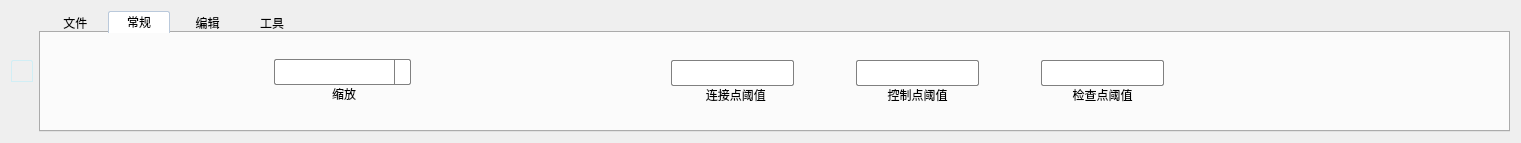
<?xml version="1.0" encoding="UTF-8"?>
<ui version="4.0">
 <class>CMenuBar</class>
 <widget class="QWidget" name="CMenuBar">
  <property name="geometry">
   <rect>
    <x>0</x>
    <y>0</y>
    <width>1521</width>
    <height>143</height>
   </rect>
  </property>
  <property name="windowTitle">
   <string>Form</string>
  </property>
  <layout class="QHBoxLayout" name="horizontalLayout">
   <item>
    <widget class="QPushButton" name="btn_Show_Hide">
     <property name="minimumSize">
      <size>
       <width>22</width>
       <height>22</height>
      </size>
     </property>
     <property name="maximumSize">
      <size>
       <width>22</width>
       <height>22</height>
      </size>
     </property>
     <property name="styleSheet">
      <string notr="true">#btn_Show_Hide{
	min-width:20px;
	max-width:20px;
	min-height:20px;
	max-height:20px;
}
#btn_Show_Hide{
	color:black;
	border: 1px solid rgb(209, 238, 245);
    border-top-left-radius: 2px;
    border-top-right-radius: 2px;
	background-color: qlineargradient(spread:pad, x1:0, y1:0, x2:0, y2:1, 
		stop:0 rgb(209, 238, 245), stop:0.5 rgb(209, 238, 245),stop:0.51 rgb(209, 238, 245), stop:1 rgb(209, 238, 245));
}
#btn_Show_Hide::hover{
	color:white;
	background-color: qlineargradient(spread:pad, x1:0, y1:0, x2:0, y2:1, 
		stop:0 #7BB2AA, stop:0.5 #477ECD,stop:0.51 #114EAA, stop:1 #80E1FF);
}
#btn_Show_Hide::pressed{
	color:white;
	background-color: qlineargradient(spread:pad, x1:0, y1:0, x2:0, y2:1, 
		stop:0 #467B88, stop:0.5 #2F63AE,stop:0.51 #1C43AA, stop:1 #358BC9);
}</string>
     </property>
     <property name="text">
      <string/>
     </property>
    </widget>
   </item>
   <item>
    <widget class="QTabWidget" name="tab_Tools">
     <property name="styleSheet">
      <string notr="true">#tab_Tools QTabBar::tab{
	min-width:60px;
	max-width:60px;
	min-height:20px;
	max-height:20px;
}
#tab_Tools QTabBar::tab {
	background: transparent;
	margin-left: 3px;
	margin-right: 3px;
}
#tab_Tools QTabBar::tab:selected, QTabBar::tab:hover {
    border-top-left-radius: 2px;
    border-top-right-radius: 2px;
}
#tab_Tools::tab-bar {
 	border: 1px solid #BAC9DB;
}
#tab_Tools QTabBar::tab:selected{
	border: 1px solid #BAC9DB;
	background: white;
    border-bottom-color: #FFFFFF;
}
#tab_Tools QTabBar::tab:hover:!selected{
	border: 1px solid #ECBC3D;
}
#tab_Tools QTabBar::tab:!selected {
    margin-top: 1px; 
}
#tab_Tools QGroupBox{
	border-left: 1px solid gray;
	border-top: 1px solid gray;
}
 
#tab_Tools QGroupBox::title {
	color: #738399;
    subcontrol-position: bottom center; 
}</string>
     </property>
     <property name="currentIndex">
      <number>1</number>
     </property>
     <widget class="QWidget" name="tab_page00_file">
      <attribute name="title">
       <string>  文件</string>
      </attribute>
      <layout class="QHBoxLayout" name="horizontalLayout_8">
       <property name="spacing">
        <number>2</number>
       </property>
       <property name="leftMargin">
        <number>2</number>
       </property>
       <property name="topMargin">
        <number>2</number>
       </property>
       <property name="rightMargin">
        <number>2</number>
       </property>
       <property name="bottomMargin">
        <number>2</number>
       </property>
       <item>
        <layout class="QHBoxLayout" name="horizontalLayout_3">
         <item>
          <widget class="CPicTextLabel" name="PixTxt_Lab_NewFile" native="true">
           <property name="minimumSize">
            <size>
             <width>50</width>
             <height>70</height>
            </size>
           </property>
           <property name="maximumSize">
            <size>
             <width>50</width>
             <height>70</height>
            </size>
           </property>
           <property name="font">
            <font>
             <family>苹方 中等</family>
            </font>
           </property>
          </widget>
         </item>
         <item>
          <widget class="CPicTextLabel" name="PixTxt_Lab_OpenFile" native="true">
           <property name="minimumSize">
            <size>
             <width>50</width>
             <height>70</height>
            </size>
           </property>
           <property name="maximumSize">
            <size>
             <width>50</width>
             <height>70</height>
            </size>
           </property>
           <property name="font">
            <font>
             <family>苹方 中等</family>
            </font>
           </property>
          </widget>
         </item>
         <item>
          <widget class="CPicTextLabel" name="PixTxt_Lab_SaveFile" native="true">
           <property name="minimumSize">
            <size>
             <width>50</width>
             <height>70</height>
            </size>
           </property>
           <property name="maximumSize">
            <size>
             <width>50</width>
             <height>70</height>
            </size>
           </property>
           <property name="font">
            <font>
             <family>苹方 中等</family>
            </font>
           </property>
          </widget>
         </item>
         <item>
          <widget class="CPicTextLabel" name="PixTxt_Lab_SaveFileAs" native="true">
           <property name="minimumSize">
            <size>
             <width>50</width>
             <height>70</height>
            </size>
           </property>
           <property name="maximumSize">
            <size>
             <width>50</width>
             <height>70</height>
            </size>
           </property>
           <property name="font">
            <font>
             <family>苹方 中等</family>
            </font>
           </property>
          </widget>
         </item>
         <item>
          <widget class="CPicTextLabel" name="PixTxt_Lab_PrintFile" native="true">
           <property name="minimumSize">
            <size>
             <width>50</width>
             <height>70</height>
            </size>
           </property>
           <property name="maximumSize">
            <size>
             <width>50</width>
             <height>70</height>
            </size>
           </property>
           <property name="font">
            <font>
             <family>苹方 中等</family>
            </font>
           </property>
          </widget>
         </item>
         <item>
          <widget class="CPicTextLabel" name="PixTxt_Lab_HelpOption" native="true">
           <property name="minimumSize">
            <size>
             <width>50</width>
             <height>70</height>
            </size>
           </property>
           <property name="maximumSize">
            <size>
             <width>50</width>
             <height>70</height>
            </size>
           </property>
           <property name="font">
            <font>
             <family>苹方 中等</family>
            </font>
           </property>
          </widget>
         </item>
         <item>
          <widget class="CPicTextLabel" name="PixTxt_Lab_ExitExe" native="true">
           <property name="minimumSize">
            <size>
             <width>50</width>
             <height>70</height>
            </size>
           </property>
           <property name="maximumSize">
            <size>
             <width>50</width>
             <height>70</height>
            </size>
           </property>
           <property name="font">
            <font>
             <family>苹方 中等</family>
            </font>
           </property>
          </widget>
         </item>
         <item>
          <spacer name="horizontalSpacer_3">
           <property name="orientation">
            <enum>Qt::Horizontal</enum>
           </property>
           <property name="sizeHint" stdset="0">
            <size>
             <width>40</width>
             <height>20</height>
            </size>
           </property>
          </spacer>
         </item>
        </layout>
       </item>
      </layout>
     </widget>
     <widget class="QWidget" name="tab_page01_start">
      <attribute name="title">
       <string>常规</string>
      </attribute>
      <layout class="QHBoxLayout" name="horizontalLayout_2">
       <item>
        <widget class="CPicTextLabel" name="PixTxt_Lab_Select" native="true">
         <property name="minimumSize">
          <size>
           <width>50</width>
           <height>70</height>
          </size>
         </property>
         <property name="maximumSize">
          <size>
           <width>50</width>
           <height>70</height>
          </size>
         </property>
         <property name="font">
          <font>
           <family>苹方 中等</family>
          </font>
         </property>
        </widget>
       </item>
       <item>
        <widget class="CPicTextLabel" name="PixTxt_Lab_Grab" native="true">
         <property name="minimumSize">
          <size>
           <width>50</width>
           <height>70</height>
          </size>
         </property>
         <property name="maximumSize">
          <size>
           <width>50</width>
           <height>70</height>
          </size>
         </property>
         <property name="font">
          <font>
           <family>苹方 中等</family>
          </font>
         </property>
        </widget>
       </item>
       <item>
        <widget class="CPicTextLabel" name="PixTxt_Lab_Del_GroundPoint" native="true">
         <property name="minimumSize">
          <size>
           <width>50</width>
           <height>70</height>
          </size>
         </property>
         <property name="maximumSize">
          <size>
           <width>50</width>
           <height>70</height>
          </size>
         </property>
         <property name="font">
          <font>
           <family>苹方 中等</family>
          </font>
         </property>
        </widget>
       </item>
       <item>
        <widget class="CPicTextLabel" name="PixTxt_Lab_MovePoint" native="true">
         <property name="minimumSize">
          <size>
           <width>50</width>
           <height>70</height>
          </size>
         </property>
         <property name="maximumSize">
          <size>
           <width>50</width>
           <height>70</height>
          </size>
         </property>
         <property name="font">
          <font>
           <family>苹方 中等</family>
          </font>
         </property>
        </widget>
       </item>
       <item>
        <layout class="QVBoxLayout" name="verticalLayout">
         <property name="spacing">
          <number>0</number>
         </property>
         <item>
          <spacer name="verticalSpacer">
           <property name="orientation">
            <enum>Qt::Vertical</enum>
           </property>
           <property name="sizeHint" stdset="0">
            <size>
             <width>20</width>
             <height>40</height>
            </size>
           </property>
          </spacer>
         </item>
         <item>
          <widget class="QComboBox" name="comb_Scale">
           <property name="minimumSize">
            <size>
             <width>123</width>
             <height>26</height>
            </size>
           </property>
           <property name="maximumSize">
            <size>
             <width>16777215</width>
             <height>16777215</height>
            </size>
           </property>
           <property name="styleSheet">
            <string notr="true">QComboBox {
    /* 边框宽度,线条样式,颜色 */
    border:1px solid gray;

    /* 倒角 */
    border-radius:2px;

    /* 内边框 */
    padding:1px 28px 1px 3px;

    min-width:90px;
    min-height:22px;
}

QComboBox:editable {
    background:green;
}

/* 渐变色:从左到右,黑白渐变 */
/*QComboBox:!editable,QComboBox::drop-down:editable { */
/*    background:qlineargradient(x1:0, y1:0, x2:1, y2:0, */
/*                               stop:0 rgb(0,0,0), stop:1 rgb(255,255,255)); */
/*} */

/* 当下拉框打开时,背景颜色渐变 */
/*QComboBox:!editable:on, QComboBox::drop-down:editable:on { */
/*    background: qlineargradient(x1: 0, y1: 0, x2: 1, y2: 0, */
/*                                stop: 0 #D3D3D3, stop: 0.4 #D8D8D8, */
/*                                stop: 0.5 #DDDDDD, stop: 1.0 #BBBBBB); */
/*} */

/* 当下拉框打开时, 移动显示框文本位置*/
QComboBox:on {
    padding-top: 3px;
    padding-left: 4px;
}


/* 下拉按钮 */
QComboBox::drop-down {

    /* 按钮位置,右上角 */
    subcontrol-position: top right;

    /* 按钮宽度 */
    width: 15px;

    /* 一条边框线控制 */
    border-left-width: 1px;
    border-left-color: gray;
    border-left-style: solid;

    /* 倒角 */
    border-top-right-radius: 3px;
    border-bottom-right-radius: 3px;
}

/* 下拉按钮图片 */
QComboBox::down-arrow {
    border-image: url(D:/QT_CODE_PRJ/SuperXView02/Res/ImgMenuBar/scale_01.png);
}

/* 下拉列表里的颜色 */
QComboBox QAbstractItemView {
    border: 2px solid darkgray;
    selection-background-color: green;
}
QComboBox::hover{
	color:black;
	background-color: rgb(235, 235, 235);
}</string>
           </property>
           <property name="currentText">
            <string/>
           </property>
          </widget>
         </item>
         <item>
          <widget class="QLabel" name="label_Comb_Scale">
           <property name="styleSheet">
            <string notr="true"/>
           </property>
           <property name="frameShape">
            <enum>QFrame::NoFrame</enum>
           </property>
           <property name="lineWidth">
            <number>0</number>
           </property>
           <property name="text">
            <string> 缩放</string>
           </property>
           <property name="alignment">
            <set>Qt::AlignCenter</set>
           </property>
          </widget>
         </item>
         <item>
          <spacer name="verticalSpacer_2">
           <property name="orientation">
            <enum>Qt::Vertical</enum>
           </property>
           <property name="sizeHint" stdset="0">
            <size>
             <width>20</width>
             <height>40</height>
            </size>
           </property>
          </spacer>
         </item>
        </layout>
       </item>
       <item>
        <widget class="CPicTextLabel" name="PixTxt_Lab_Chunk_Property" native="true">
         <property name="minimumSize">
          <size>
           <width>80</width>
           <height>70</height>
          </size>
         </property>
         <property name="maximumSize">
          <size>
           <width>80</width>
           <height>70</height>
          </size>
         </property>
         <property name="font">
          <font>
           <family>苹方 中等</family>
          </font>
         </property>
        </widget>
       </item>
       <item>
        <widget class="CPicTextLabel" name="PixTxt_Lab_ResidualInfo" native="true">
         <property name="minimumSize">
          <size>
           <width>50</width>
           <height>70</height>
          </size>
         </property>
         <property name="maximumSize">
          <size>
           <width>50</width>
           <height>70</height>
          </size>
         </property>
         <property name="font">
          <font>
           <family>苹方 中等</family>
          </font>
         </property>
        </widget>
       </item>
       <item>
        <widget class="CPicTextLabel" name="PixTxt_Lab_Residual_SaveFile" native="true">
         <property name="minimumSize">
          <size>
           <width>50</width>
           <height>70</height>
          </size>
         </property>
         <property name="maximumSize">
          <size>
           <width>50</width>
           <height>70</height>
          </size>
         </property>
         <property name="font">
          <font>
           <family>苹方 中等</family>
          </font>
         </property>
        </widget>
       </item>
       <item>
        <widget class="CPicTextLabel" name="PixTxt_Lab_Residual_LianJie_Filter" native="true">
         <property name="minimumSize">
          <size>
           <width>50</width>
           <height>70</height>
          </size>
         </property>
         <property name="maximumSize">
          <size>
           <width>50</width>
           <height>70</height>
          </size>
         </property>
         <property name="font">
          <font>
           <family>苹方 中等</family>
          </font>
         </property>
        </widget>
       </item>
       <item>
        <layout class="QVBoxLayout" name="verticalLayout_5">
         <property name="spacing">
          <number>0</number>
         </property>
         <item>
          <spacer name="verticalSpacer_5">
           <property name="orientation">
            <enum>Qt::Vertical</enum>
           </property>
           <property name="sizeHint" stdset="0">
            <size>
             <width>17</width>
             <height>13</height>
            </size>
           </property>
          </spacer>
         </item>
         <item>
          <widget class="QLineEdit" name="lineEdit_Residual_Threshold_LianJie">
           <property name="maximumSize">
            <size>
             <width>123</width>
             <height>16777215</height>
            </size>
           </property>
           <property name="styleSheet">
            <string notr="true">QLineEdit {
    /* 边框宽度,线条样式,颜色 */
    border:1px solid gray;

    /* 倒角 */
    border-radius:2px;

    /* 内边框 */
    padding:1px 28px 1px 3px;

    min-width:90px;
    min-height:22px;
}

QLineEdit:editable {
    background:green;
}

/* 渐变色:从左到右,黑白渐变 */
/*QComboBox:!editable,QComboBox::drop-down:editable { */
/*    background:qlineargradient(x1:0, y1:0, x2:1, y2:0, */
/*                               stop:0 rgb(0,0,0), stop:1 rgb(255,255,255)); */
/*} */

/* 当下拉框打开时,背景颜色渐变 */
/*QComboBox:!editable:on, QComboBox::drop-down:editable:on { */
/*    background: qlineargradient(x1: 0, y1: 0, x2: 1, y2: 0, */
/*                                stop: 0 #D3D3D3, stop: 0.4 #D8D8D8, */
/*                                stop: 0.5 #DDDDDD, stop: 1.0 #BBBBBB); */
/*} */

/* 当下拉框打开时, 移动显示框文本位置*/
QLineEdit:on {
    padding-top: 3px;
    padding-left: 4px;
}

QLineEdit::hover{
	color:black;
	background-color: rgb(235, 235, 235);
}</string>
           </property>
          </widget>
         </item>
         <item>
          <widget class="QLabel" name="label_Residual_Threshold">
           <property name="styleSheet">
            <string notr="true"/>
           </property>
           <property name="frameShape">
            <enum>QFrame::NoFrame</enum>
           </property>
           <property name="lineWidth">
            <number>0</number>
           </property>
           <property name="text">
            <string>  连接点阈值</string>
           </property>
           <property name="alignment">
            <set>Qt::AlignCenter</set>
           </property>
          </widget>
         </item>
         <item>
          <spacer name="verticalSpacer_6">
           <property name="orientation">
            <enum>Qt::Vertical</enum>
           </property>
           <property name="sizeHint" stdset="0">
            <size>
             <width>17</width>
             <height>13</height>
            </size>
           </property>
          </spacer>
         </item>
        </layout>
       </item>
       <item>
        <widget class="CPicTextLabel" name="PixTxt_Lab_Residual_Control_Filter" native="true">
         <property name="minimumSize">
          <size>
           <width>50</width>
           <height>70</height>
          </size>
         </property>
         <property name="maximumSize">
          <size>
           <width>50</width>
           <height>70</height>
          </size>
         </property>
         <property name="font">
          <font>
           <family>苹方 中等</family>
          </font>
         </property>
        </widget>
       </item>
       <item>
        <layout class="QVBoxLayout" name="verticalLayout_8">
         <property name="spacing">
          <number>0</number>
         </property>
         <item>
          <spacer name="verticalSpacer_7">
           <property name="orientation">
            <enum>Qt::Vertical</enum>
           </property>
           <property name="sizeHint" stdset="0">
            <size>
             <width>17</width>
             <height>13</height>
            </size>
           </property>
          </spacer>
         </item>
         <item>
          <widget class="QLineEdit" name="lineEdit_Residual_Threshold_Control">
           <property name="maximumSize">
            <size>
             <width>123</width>
             <height>16777215</height>
            </size>
           </property>
           <property name="styleSheet">
            <string notr="true">QLineEdit {
    /* 边框宽度,线条样式,颜色 */
    border:1px solid gray;

    /* 倒角 */
    border-radius:2px;

    /* 内边框 */
    padding:1px 28px 1px 3px;

    min-width:90px;
    min-height:22px;
}

QLineEdit:editable {
    background:green;
}

/* 渐变色:从左到右,黑白渐变 */
/*QComboBox:!editable,QComboBox::drop-down:editable { */
/*    background:qlineargradient(x1:0, y1:0, x2:1, y2:0, */
/*                               stop:0 rgb(0,0,0), stop:1 rgb(255,255,255)); */
/*} */

/* 当下拉框打开时,背景颜色渐变 */
/*QComboBox:!editable:on, QComboBox::drop-down:editable:on { */
/*    background: qlineargradient(x1: 0, y1: 0, x2: 1, y2: 0, */
/*                                stop: 0 #D3D3D3, stop: 0.4 #D8D8D8, */
/*                                stop: 0.5 #DDDDDD, stop: 1.0 #BBBBBB); */
/*} */

/* 当下拉框打开时, 移动显示框文本位置*/
QLineEdit:on {
    padding-top: 3px;
    padding-left: 4px;
}

QLineEdit::hover{
	color:black;
	background-color: rgb(235, 235, 235);
}</string>
           </property>
          </widget>
         </item>
         <item>
          <widget class="QLabel" name="label_Residual_Threshold_2">
           <property name="styleSheet">
            <string notr="true"/>
           </property>
           <property name="frameShape">
            <enum>QFrame::NoFrame</enum>
           </property>
           <property name="lineWidth">
            <number>0</number>
           </property>
           <property name="text">
            <string>控制点阈值</string>
           </property>
           <property name="alignment">
            <set>Qt::AlignCenter</set>
           </property>
          </widget>
         </item>
         <item>
          <spacer name="verticalSpacer_8">
           <property name="orientation">
            <enum>Qt::Vertical</enum>
           </property>
           <property name="sizeHint" stdset="0">
            <size>
             <width>17</width>
             <height>13</height>
            </size>
           </property>
          </spacer>
         </item>
        </layout>
       </item>
       <item>
        <widget class="CPicTextLabel" name="PixTxt_Lab_Residual_Check_Filter" native="true">
         <property name="minimumSize">
          <size>
           <width>50</width>
           <height>70</height>
          </size>
         </property>
         <property name="maximumSize">
          <size>
           <width>50</width>
           <height>70</height>
          </size>
         </property>
         <property name="font">
          <font>
           <family>苹方 中等</family>
          </font>
         </property>
        </widget>
       </item>
       <item>
        <layout class="QVBoxLayout" name="verticalLayout_9">
         <property name="spacing">
          <number>0</number>
         </property>
         <item>
          <spacer name="verticalSpacer_9">
           <property name="orientation">
            <enum>Qt::Vertical</enum>
           </property>
           <property name="sizeHint" stdset="0">
            <size>
             <width>17</width>
             <height>13</height>
            </size>
           </property>
          </spacer>
         </item>
         <item>
          <widget class="QLineEdit" name="lineEdit_Residual_Threshold_Check">
           <property name="maximumSize">
            <size>
             <width>123</width>
             <height>16777215</height>
            </size>
           </property>
           <property name="styleSheet">
            <string notr="true">QLineEdit {
    /* 边框宽度,线条样式,颜色 */
    border:1px solid gray;

    /* 倒角 */
    border-radius:2px;

    /* 内边框 */
    padding:1px 28px 1px 3px;

    min-width:90px;
    min-height:22px;
}

QLineEdit:editable {
    background:green;
}

/* 渐变色:从左到右,黑白渐变 */
/*QComboBox:!editable,QComboBox::drop-down:editable { */
/*    background:qlineargradient(x1:0, y1:0, x2:1, y2:0, */
/*                               stop:0 rgb(0,0,0), stop:1 rgb(255,255,255)); */
/*} */

/* 当下拉框打开时,背景颜色渐变 */
/*QComboBox:!editable:on, QComboBox::drop-down:editable:on { */
/*    background: qlineargradient(x1: 0, y1: 0, x2: 1, y2: 0, */
/*                                stop: 0 #D3D3D3, stop: 0.4 #D8D8D8, */
/*                                stop: 0.5 #DDDDDD, stop: 1.0 #BBBBBB); */
/*} */

/* 当下拉框打开时, 移动显示框文本位置*/
QLineEdit:on {
    padding-top: 3px;
    padding-left: 4px;
}

QLineEdit::hover{
	color:black;
	background-color: rgb(235, 235, 235);
}</string>
           </property>
          </widget>
         </item>
         <item>
          <widget class="QLabel" name="label_Residual_Threshold_3">
           <property name="styleSheet">
            <string notr="true"/>
           </property>
           <property name="frameShape">
            <enum>QFrame::NoFrame</enum>
           </property>
           <property name="lineWidth">
            <number>0</number>
           </property>
           <property name="text">
            <string>检查点阈值</string>
           </property>
           <property name="alignment">
            <set>Qt::AlignCenter</set>
           </property>
          </widget>
         </item>
         <item>
          <spacer name="verticalSpacer_10">
           <property name="orientation">
            <enum>Qt::Vertical</enum>
           </property>
           <property name="sizeHint" stdset="0">
            <size>
             <width>17</width>
             <height>13</height>
            </size>
           </property>
          </spacer>
         </item>
        </layout>
       </item>
       <item>
        <widget class="CPicTextLabel" name="PixTxt_Lab_TransTo_CheckPoint" native="true">
         <property name="minimumSize">
          <size>
           <width>50</width>
           <height>70</height>
          </size>
         </property>
         <property name="maximumSize">
          <size>
           <width>50</width>
           <height>70</height>
          </size>
         </property>
         <property name="font">
          <font>
           <family>苹方 中等</family>
          </font>
         </property>
        </widget>
       </item>
       <item>
        <widget class="CPicTextLabel" name="PixTxt_Lab_TransTo_ControlPoint" native="true">
         <property name="minimumSize">
          <size>
           <width>50</width>
           <height>70</height>
          </size>
         </property>
         <property name="maximumSize">
          <size>
           <width>50</width>
           <height>70</height>
          </size>
         </property>
         <property name="font">
          <font>
           <family>苹方 中等</family>
          </font>
         </property>
        </widget>
       </item>
       <item>
        <widget class="CPicTextLabel" name="PixTxt_Lab_Show_PAN_Tif" native="true">
         <property name="minimumSize">
          <size>
           <width>50</width>
           <height>70</height>
          </size>
         </property>
         <property name="maximumSize">
          <size>
           <width>50</width>
           <height>70</height>
          </size>
         </property>
         <property name="font">
          <font>
           <family>苹方 中等</family>
          </font>
         </property>
        </widget>
       </item>
       <item>
        <spacer name="horizontalSpacer">
         <property name="orientation">
          <enum>Qt::Horizontal</enum>
         </property>
         <property name="sizeHint" stdset="0">
          <size>
           <width>170</width>
           <height>20</height>
          </size>
         </property>
        </spacer>
       </item>
      </layout>
     </widget>
     <widget class="QWidget" name="tab_page02_edit">
      <attribute name="title">
       <string> 编辑</string>
      </attribute>
      <widget class="QPushButton" name="btn_Select_MapFile">
       <property name="geometry">
        <rect>
         <x>360</x>
         <y>40</y>
         <width>101</width>
         <height>31</height>
        </rect>
       </property>
       <property name="text">
        <string>PushButton</string>
       </property>
      </widget>
      <widget class="QWidget" name="layoutWidget">
       <property name="geometry">
        <rect>
         <x>10</x>
         <y>0</y>
         <width>135</width>
         <height>77</height>
        </rect>
       </property>
       <layout class="QVBoxLayout" name="verticalLayout_3">
        <item>
         <widget class="QLineEdit" name="lineEdit_Pt1_X"/>
        </item>
        <item>
         <widget class="QLineEdit" name="lineEdit_Pt1_Y"/>
        </item>
        <item>
         <widget class="QPushButton" name="btn_Select_Pt1">
          <property name="text">
           <string>SelectPt1</string>
          </property>
         </widget>
        </item>
       </layout>
      </widget>
      <widget class="QWidget" name="layoutWidget_2">
       <property name="geometry">
        <rect>
         <x>150</x>
         <y>0</y>
         <width>135</width>
         <height>77</height>
        </rect>
       </property>
       <layout class="QVBoxLayout" name="verticalLayout_4">
        <item>
         <widget class="QLineEdit" name="lineEdit_Pt2_X"/>
        </item>
        <item>
         <widget class="QLineEdit" name="lineEdit_Pt2_Y"/>
        </item>
        <item>
         <widget class="QPushButton" name="btn_Select_Pt2">
          <property name="text">
           <string>SelectPt2</string>
          </property>
         </widget>
        </item>
       </layout>
      </widget>
      <widget class="QLineEdit" name="lineEdit_MapFile">
       <property name="geometry">
        <rect>
         <x>290</x>
         <y>10</y>
         <width>241</width>
         <height>20</height>
        </rect>
       </property>
      </widget>
      <widget class="QPushButton" name="bnt_FindPath">
       <property name="geometry">
        <rect>
         <x>460</x>
         <y>40</y>
         <width>75</width>
         <height>31</height>
        </rect>
       </property>
       <property name="text">
        <string>StartFind</string>
       </property>
      </widget>
      <widget class="QPushButton" name="btn_SelectPointSwitch">
       <property name="geometry">
        <rect>
         <x>300</x>
         <y>40</y>
         <width>51</width>
         <height>31</height>
        </rect>
       </property>
       <property name="text">
        <string>Switch</string>
       </property>
      </widget>
      <widget class="QPushButton" name="btn_TestFilterPoint">
       <property name="geometry">
        <rect>
         <x>560</x>
         <y>40</y>
         <width>111</width>
         <height>23</height>
        </rect>
       </property>
       <property name="text">
        <string>TestFilterPoint</string>
       </property>
      </widget>
      <widget class="QLineEdit" name="lineEdit_TestFilterPoint">
       <property name="geometry">
        <rect>
         <x>550</x>
         <y>10</y>
         <width>133</width>
         <height>20</height>
        </rect>
       </property>
      </widget>
     </widget>
     <widget class="QWidget" name="tab_page03_tool">
      <attribute name="title">
       <string>工具</string>
      </attribute>
      <layout class="QHBoxLayout" name="horizontalLayout_7">
       <property name="spacing">
        <number>2</number>
       </property>
       <property name="leftMargin">
        <number>2</number>
       </property>
       <property name="topMargin">
        <number>2</number>
       </property>
       <property name="rightMargin">
        <number>2</number>
       </property>
       <property name="bottomMargin">
        <number>2</number>
       </property>
       <item>
        <layout class="QHBoxLayout" name="horizontalLayout_6">
         <item>
          <layout class="QVBoxLayout" name="verticalLayout_2">
           <item>
            <spacer name="verticalSpacer_3">
             <property name="orientation">
              <enum>Qt::Vertical</enum>
             </property>
             <property name="sizeHint" stdset="0">
              <size>
               <width>20</width>
               <height>40</height>
              </size>
             </property>
            </spacer>
           </item>
           <item>
            <layout class="QHBoxLayout" name="horizontalLayout_4">
             <property name="spacing">
              <number>0</number>
             </property>
             <item>
              <widget class="QLineEdit" name="lineEdit_DemImgFullPath">
               <property name="minimumSize">
                <size>
                 <width>123</width>
                 <height>26</height>
                </size>
               </property>
               <property name="maximumSize">
                <size>
                 <width>250</width>
                 <height>16777215</height>
                </size>
               </property>
               <property name="styleSheet">
                <string notr="true">QLineEdit {
    /* 边框宽度,线条样式,颜色 */
    border:1px solid gray;

    /* 倒角 */
    border-radius:2px;

    /* 内边框 */
    padding:1px 28px 1px 3px;

    min-width:90px;
    min-height:22px;
}

QLineEdit:editable {
    background:green;
}

/* 渐变色:从左到右,黑白渐变 */
/*QComboBox:!editable,QComboBox::drop-down:editable { */
/*    background:qlineargradient(x1:0, y1:0, x2:1, y2:0, */
/*                               stop:0 rgb(0,0,0), stop:1 rgb(255,255,255)); */
/*} */

/* 当下拉框打开时,背景颜色渐变 */
/*QComboBox:!editable:on, QComboBox::drop-down:editable:on { */
/*    background: qlineargradient(x1: 0, y1: 0, x2: 1, y2: 0, */
/*                                stop: 0 #D3D3D3, stop: 0.4 #D8D8D8, */
/*                                stop: 0.5 #DDDDDD, stop: 1.0 #BBBBBB); */
/*} */

/* 当下拉框打开时, 移动显示框文本位置*/
QLineEdit:on {
    padding-top: 3px;
    padding-left: 4px;
}

QLineEdit::hover{
	color:black;
	background-color: rgb(235, 235, 235);
}</string>
               </property>
              </widget>
             </item>
             <item>
              <widget class="QPushButton" name="btn_DemImgFullPath">
               <property name="minimumSize">
                <size>
                 <width>18</width>
                 <height>28</height>
                </size>
               </property>
               <property name="maximumSize">
                <size>
                 <width>26</width>
                 <height>16777215</height>
                </size>
               </property>
               <property name="styleSheet">
                <string notr="true">QPushButton {  
    /* 前景色 */  
    color:red;  

    /* 背景色 */  
    /*background-color:rgb(30,75,10);  

    /* 边框风格 */  
    border-style:outset;  

    /* 边框宽度 */  
    border-width:2px;  

    /* 边框颜色 */  
    /*border-color:rgb(10,45,110);  

    /* 边框倒角 */  
    border-radius:2px;  

    /* 字体 */  
    font:bold 14px;  

    /* 控件最小宽度 */  
    min-width:10px;  

    /* 控件最小高度 */  
    min-height:20px;  

    /* 内边距 */  
    padding:2px;  
}  

/* 鼠标按下时的效果 */  
QPushButton#pushButton:pressed {  
    /* 改变背景色 */  
    background-color:rgb(40,85,20);  

    /* 改变边框风格 */  
    border-style:inset;  

    /* 使文字有一点移动 */  
    padding-left:6px;  
    padding-top:6px;  
}  

/* 按钮样式 */  
/*QPushButton:flat {  
/*    border:2px solid red;  
/*}  

/* 当按钮打开菜单时:ui-&gt;pushButton-&gt;setMenu(btnMenu) */  
QPushButton:open{  
    background-color:qlineargradient(x1: 0, y1: 0, x2: 0, y2: 1,stop: 0 #dadbde, stop: 1 #f6f7fa);  
}  

/* 子选择器:菜单 */  
QPushButton::menu-indicator {  
    image:url(:/images/close.png);  

    /* 去掉小三角号   
    image:none;*/  

    /* 绘制subcontrol 的参考矩形的位置 */  
    subcontrol-origin:padding;  

    /* 小三角的位置 */  
    subcontrol-position:bottom right;  
}  

QPushButton::menu-indicator:pressed,QPushButton::menu-indicator:open {  
    position:relative;  
    top:4px;  
    left:4px;  
} 

QPushButton::hover{
	color:black;
	background-color: rgb(235, 235, 235);
}</string>
               </property>
               <property name="text">
                <string>...</string>
               </property>
              </widget>
             </item>
            </layout>
           </item>
           <item>
            <widget class="QLabel" name="label_2">
             <property name="minimumSize">
              <size>
               <width>150</width>
               <height>0</height>
              </size>
             </property>
             <property name="maximumSize">
              <size>
               <width>250</width>
               <height>16777215</height>
              </size>
             </property>
             <property name="text">
              <string>Dem 参考图</string>
             </property>
             <property name="alignment">
              <set>Qt::AlignCenter</set>
             </property>
            </widget>
           </item>
           <item>
            <spacer name="verticalSpacer_4">
             <property name="orientation">
              <enum>Qt::Vertical</enum>
             </property>
             <property name="sizeHint" stdset="0">
              <size>
               <width>20</width>
               <height>40</height>
              </size>
             </property>
            </spacer>
           </item>
          </layout>
         </item>
         <item>
          <widget class="CPicTextLabel" name="PixTxt_Lab_3DView" native="true">
           <property name="minimumSize">
            <size>
             <width>50</width>
             <height>70</height>
            </size>
           </property>
           <property name="maximumSize">
            <size>
             <width>50</width>
             <height>70</height>
            </size>
           </property>
           <property name="font">
            <font>
             <family>苹方 中等</family>
            </font>
           </property>
          </widget>
         </item>
         <item>
          <widget class="QPushButton" name="pushButton_6">
           <property name="text">
            <string>PushButton</string>
           </property>
          </widget>
         </item>
         <item>
          <widget class="QPushButton" name="pushButton_5">
           <property name="text">
            <string>PushButton</string>
           </property>
          </widget>
         </item>
         <item>
          <widget class="QPushButton" name="pushButton_2">
           <property name="text">
            <string>PushButton</string>
           </property>
          </widget>
         </item>
         <item>
          <spacer name="horizontalSpacer_2">
           <property name="orientation">
            <enum>Qt::Horizontal</enum>
           </property>
           <property name="sizeHint" stdset="0">
            <size>
             <width>40</width>
             <height>20</height>
            </size>
           </property>
          </spacer>
         </item>
        </layout>
       </item>
      </layout>
     </widget>
    </widget>
   </item>
  </layout>
 </widget>
 <customwidgets>
  <customwidget>
   <class>CPicTextLabel</class>
   <extends>QWidget</extends>
   <header>Src_MenuBar/CPicTextLabel.h</header>
   <container>1</container>
  </customwidget>
 </customwidgets>
 <resources/>
 <connections/>
</ui>
